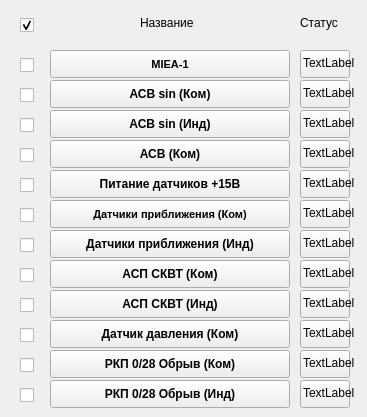
    <widget class="QWidget" name="tab_EBMK">
     <attribute name="title">
      <string>ЭБМК</string>
     </attribute>
     <widget class="QCheckBox" name="checkBox_EBMK_MIEA">
      <property name="geometry">
       <rect>
        <x>20</x>
        <y>55</y>
        <width>21</width>
        <height>20</height>
       </rect>
      </property>
      <property name="text">
       <string/>
      </property>
     </widget>
     <widget class="QPushButton" name="pushButton_EBMK_MIEA">
      <property name="geometry">
       <rect>
        <x>50</x>
        <y>50</y>
        <width>240</width>
        <height>28</height>
       </rect>
      </property>
      <property name="font">
       <font>
        <pointsize>8</pointsize>
        <weight>75</weight>
        <bold>true</bold>
       </font>
      </property>
      <property name="text">
       <string>MIEA-1</string>
      </property>
     </widget>
     <widget class="QPushButton" name="pushButton_EBMK_ASV_SIN_Ind">
      <property name="geometry">
       <rect>
        <x>50</x>
        <y>110</y>
        <width>240</width>
        <height>28</height>
       </rect>
      </property>
      <property name="font">
       <font>
        <weight>75</weight>
        <bold>true</bold>
       </font>
      </property>
      <property name="text">
       <string>АСВ sin (Инд)</string>
      </property>
     </widget>
     <widget class="QPushButton" name="pushButton_EBMK_ASV_SIN_Kom">
      <property name="geometry">
       <rect>
        <x>50</x>
        <y>80</y>
        <width>240</width>
        <height>28</height>
       </rect>
      </property>
      <property name="font">
       <font>
        <weight>75</weight>
        <bold>true</bold>
       </font>
      </property>
      <property name="text">
       <string>АСВ sin (Ком)</string>
      </property>
     </widget>
     <widget class="QPushButton" name="pushButton_EBMK_ASV_Kom">
      <property name="geometry">
       <rect>
        <x>50</x>
        <y>140</y>
        <width>240</width>
        <height>28</height>
       </rect>
      </property>
      <property name="font">
       <font>
        <weight>75</weight>
        <bold>true</bold>
       </font>
      </property>
      <property name="text">
       <string>АСВ (Ком)</string>
      </property>
     </widget>
     <widget class="QPushButton" name="pushButton_EBMK_15V">
      <property name="geometry">
       <rect>
        <x>50</x>
        <y>170</y>
        <width>240</width>
        <height>28</height>
       </rect>
      </property>
      <property name="font">
       <font>
        <weight>75</weight>
        <bold>true</bold>
       </font>
      </property>
      <property name="text">
       <string>Питание датчиков +15В</string>
      </property>
     </widget>
     <widget class="QPushButton" name="pushButton_EBMK_PRIBL_Ind">
      <property name="geometry">
       <rect>
        <x>50</x>
        <y>230</y>
        <width>240</width>
        <height>28</height>
       </rect>
      </property>
      <property name="font">
       <font>
        <weight>75</weight>
        <bold>true</bold>
       </font>
      </property>
      <property name="text">
       <string>Датчики приближения (Инд)</string>
      </property>
     </widget>
     <widget class="QPushButton" name="pushButton_EBMK_PRIBL_Kom">
      <property name="geometry">
       <rect>
        <x>50</x>
        <y>200</y>
        <width>240</width>
        <height>28</height>
       </rect>
      </property>
      <property name="font">
       <font>
        <pointsize>8</pointsize>
        <weight>75</weight>
        <bold>true</bold>
       </font>
      </property>
      <property name="text">
       <string>Датчики приближения (Ком)</string>
      </property>
     </widget>
     <widget class="QPushButton" name="pushButton_EBMK_ASP_SKVT_Kom">
      <property name="geometry">
       <rect>
        <x>50</x>
        <y>260</y>
        <width>240</width>
        <height>28</height>
       </rect>
      </property>
      <property name="font">
       <font>
        <weight>75</weight>
        <bold>true</bold>
       </font>
      </property>
      <property name="text">
       <string>АСП СКВТ (Ком)</string>
      </property>
     </widget>
     <widget class="QPushButton" name="pushButton_EBMK_ASP_SKVT_Ind">
      <property name="geometry">
       <rect>
        <x>50</x>
        <y>290</y>
        <width>240</width>
        <height>28</height>
       </rect>
      </property>
      <property name="font">
       <font>
        <weight>75</weight>
        <bold>true</bold>
       </font>
      </property>
      <property name="text">
       <string>АСП СКВТ (Инд)</string>
      </property>
     </widget>
     <widget class="QPushButton" name="pushButton_EBMK_DAVL_Kom">
      <property name="geometry">
       <rect>
        <x>50</x>
        <y>320</y>
        <width>240</width>
        <height>28</height>
       </rect>
      </property>
      <property name="font">
       <font>
        <weight>75</weight>
        <bold>true</bold>
       </font>
      </property>
      <property name="text">
       <string>Датчик давления (Ком)</string>
      </property>
     </widget>
     <widget class="QPushButton" name="pushButton_EBMK_RKP_0_28_Ind">
      <property name="geometry">
       <rect>
        <x>50</x>
        <y>380</y>
        <width>240</width>
        <height>28</height>
       </rect>
      </property>
      <property name="font">
       <font>
        <weight>75</weight>
        <bold>true</bold>
       </font>
      </property>
      <property name="text">
       <string>РКП 0/28 Обрыв (Инд)</string>
      </property>
     </widget>
     <widget class="QPushButton" name="pushButton_EBMK_RKP_0_28_Kom">
      <property name="geometry">
       <rect>
        <x>50</x>
        <y>350</y>
        <width>240</width>
        <height>28</height>
       </rect>
      </property>
      <property name="font">
       <font>
        <weight>75</weight>
        <bold>true</bold>
       </font>
      </property>
      <property name="text">
       <string>РКП 0/28 Обрыв (Ком)</string>
      </property>
     </widget>
     <widget class="QPushButton" name="pushButton_EBMK_MIEA_status">
      <property name="geometry">
       <rect>
        <x>300</x>
        <y>50</y>
        <width>50</width>
        <height>28</height>
       </rect>
      </property>
      <property name="sizePolicy">
       <sizepolicy hsizetype="Fixed" vsizetype="Fixed">
        <horstretch>0</horstretch>
        <verstretch>0</verstretch>
       </sizepolicy>
      </property>
      <property name="minimumSize">
       <size>
        <width>50</width>
        <height>28</height>
       </size>
      </property>
      <property name="text">
       <string/>
      </property>
     </widget>
     <widget class="QPushButton" name="pushButton_EBMK_ASV_SIN_Kom_status">
      <property name="geometry">
       <rect>
        <x>300</x>
        <y>80</y>
        <width>50</width>
        <height>28</height>
       </rect>
      </property>
      <property name="sizePolicy">
       <sizepolicy hsizetype="Fixed" vsizetype="Fixed">
        <horstretch>0</horstretch>
        <verstretch>0</verstretch>
       </sizepolicy>
      </property>
      <property name="minimumSize">
       <size>
        <width>50</width>
        <height>28</height>
       </size>
      </property>
      <property name="text">
       <string/>
      </property>
     </widget>
     <widget class="QPushButton" name="pushButton_EBMK_ASV_SIN_Ind_status">
      <property name="geometry">
       <rect>
        <x>300</x>
        <y>110</y>
        <width>50</width>
        <height>28</height>
       </rect>
      </property>
      <property name="sizePolicy">
       <sizepolicy hsizetype="Fixed" vsizetype="Fixed">
        <horstretch>0</horstretch>
        <verstretch>0</verstretch>
       </sizepolicy>
      </property>
      <property name="minimumSize">
       <size>
        <width>50</width>
        <height>28</height>
       </size>
      </property>
      <property name="text">
       <string/>
      </property>
     </widget>
     <widget class="QPushButton" name="pushButton_EBMK_ASV_Kom_status">
      <property name="geometry">
       <rect>
        <x>300</x>
        <y>140</y>
        <width>50</width>
        <height>28</height>
       </rect>
      </property>
      <property name="sizePolicy">
       <sizepolicy hsizetype="Fixed" vsizetype="Fixed">
        <horstretch>0</horstretch>
        <verstretch>0</verstretch>
       </sizepolicy>
      </property>
      <property name="minimumSize">
       <size>
        <width>50</width>
        <height>28</height>
       </size>
      </property>
      <property name="text">
       <string/>
      </property>
     </widget>
     <widget class="QPushButton" name="pushButton_EBMK_15V_status">
      <property name="geometry">
       <rect>
        <x>300</x>
        <y>170</y>
        <width>50</width>
        <height>28</height>
       </rect>
      </property>
      <property name="sizePolicy">
       <sizepolicy hsizetype="Fixed" vsizetype="Fixed">
        <horstretch>0</horstretch>
        <verstretch>0</verstretch>
       </sizepolicy>
      </property>
      <property name="minimumSize">
       <size>
        <width>50</width>
        <height>28</height>
       </size>
      </property>
      <property name="text">
       <string/>
      </property>
     </widget>
     <widget class="QPushButton" name="pushButton_EBMK_PRIBL_Kom_status">
      <property name="geometry">
       <rect>
        <x>300</x>
        <y>200</y>
        <width>50</width>
        <height>28</height>
       </rect>
      </property>
      <property name="sizePolicy">
       <sizepolicy hsizetype="Fixed" vsizetype="Fixed">
        <horstretch>0</horstretch>
        <verstretch>0</verstretch>
       </sizepolicy>
      </property>
      <property name="minimumSize">
       <size>
        <width>50</width>
        <height>28</height>
       </size>
      </property>
      <property name="text">
       <string/>
      </property>
     </widget>
     <widget class="QPushButton" name="pushButton_EBMK_PRIBL_Ind_status">
      <property name="geometry">
       <rect>
        <x>300</x>
        <y>230</y>
        <width>50</width>
        <height>28</height>
       </rect>
      </property>
      <property name="sizePolicy">
       <sizepolicy hsizetype="Fixed" vsizetype="Fixed">
        <horstretch>0</horstretch>
        <verstretch>0</verstretch>
       </sizepolicy>
      </property>
      <property name="minimumSize">
       <size>
        <width>50</width>
        <height>28</height>
       </size>
      </property>
      <property name="text">
       <string/>
      </property>
     </widget>
     <widget class="QPushButton" name="pushButton_EBMK_ASP_SKVT_Kom_status">
      <property name="geometry">
       <rect>
        <x>300</x>
        <y>260</y>
        <width>50</width>
        <height>28</height>
       </rect>
      </property>
      <property name="sizePolicy">
       <sizepolicy hsizetype="Fixed" vsizetype="Fixed">
        <horstretch>0</horstretch>
        <verstretch>0</verstretch>
       </sizepolicy>
      </property>
      <property name="minimumSize">
       <size>
        <width>50</width>
        <height>28</height>
       </size>
      </property>
      <property name="text">
       <string/>
      </property>
     </widget>
     <widget class="QPushButton" name="pushButton_EBMK_ASP_SKVT_Ind_status">
      <property name="geometry">
       <rect>
        <x>300</x>
        <y>290</y>
        <width>50</width>
        <height>28</height>
       </rect>
      </property>
      <property name="sizePolicy">
       <sizepolicy hsizetype="Fixed" vsizetype="Fixed">
        <horstretch>0</horstretch>
        <verstretch>0</verstretch>
       </sizepolicy>
      </property>
      <property name="minimumSize">
       <size>
        <width>50</width>
        <height>28</height>
       </size>
      </property>
      <property name="text">
       <string/>
      </property>
     </widget>
     <widget class="QPushButton" name="pushButton_EBMK_DAVL_Kom_status">
      <property name="geometry">
       <rect>
        <x>300</x>
        <y>320</y>
        <width>50</width>
        <height>28</height>
       </rect>
      </property>
      <property name="sizePolicy">
       <sizepolicy hsizetype="Fixed" vsizetype="Fixed">
        <horstretch>0</horstretch>
        <verstretch>0</verstretch>
       </sizepolicy>
      </property>
      <property name="minimumSize">
       <size>
        <width>50</width>
        <height>28</height>
       </size>
      </property>
      <property name="text">
       <string/>
      </property>
     </widget>
     <widget class="QPushButton" name="pushButton_EBMK_RKP_0_28_Kom_status">
      <property name="geometry">
       <rect>
        <x>300</x>
        <y>350</y>
        <width>50</width>
        <height>28</height>
       </rect>
      </property>
      <property name="sizePolicy">
       <sizepolicy hsizetype="Fixed" vsizetype="Fixed">
        <horstretch>0</horstretch>
        <verstretch>0</verstretch>
       </sizepolicy>
      </property>
      <property name="minimumSize">
       <size>
        <width>50</width>
        <height>28</height>
       </size>
      </property>
      <property name="text">
       <string/>
      </property>
     </widget>
     <widget class="QPushButton" name="pushButton_EBMK_RKP_0_28_Ind_status">
      <property name="geometry">
       <rect>
        <x>300</x>
        <y>380</y>
        <width>50</width>
        <height>28</height>
       </rect>
      </property>
      <property name="sizePolicy">
       <sizepolicy hsizetype="Fixed" vsizetype="Fixed">
        <horstretch>0</horstretch>
        <verstretch>0</verstretch>
       </sizepolicy>
      </property>
      <property name="minimumSize">
       <size>
        <width>50</width>
        <height>28</height>
       </size>
      </property>
      <property name="text">
       <string/>
      </property>
     </widget>
     <widget class="QCheckBox" name="checkBox_EBMK_ASV_SIN_Kom">
      <property name="geometry">
       <rect>
        <x>20</x>
        <y>85</y>
        <width>21</width>
        <height>20</height>
       </rect>
      </property>
      <property name="text">
       <string/>
      </property>
     </widget>
     <widget class="QCheckBox" name="checkBox_EBMK_ASV_SIN_Ind">
      <property name="geometry">
       <rect>
        <x>20</x>
        <y>115</y>
        <width>21</width>
        <height>20</height>
       </rect>
      </property>
      <property name="text">
       <string/>
      </property>
     </widget>
     <widget class="QCheckBox" name="checkBox_EBMK_ASV_Kom">
      <property name="geometry">
       <rect>
        <x>20</x>
        <y>145</y>
        <width>21</width>
        <height>20</height>
       </rect>
      </property>
      <property name="text">
       <string/>
      </property>
     </widget>
     <widget class="QCheckBox" name="checkBox_EBMK_15V">
      <property name="geometry">
       <rect>
        <x>20</x>
        <y>175</y>
        <width>21</width>
        <height>20</height>
       </rect>
      </property>
      <property name="text">
       <string/>
      </property>
     </widget>
     <widget class="QCheckBox" name="checkBox_EBMK_PRIBL_Kom">
      <property name="geometry">
       <rect>
        <x>20</x>
        <y>205</y>
        <width>21</width>
        <height>20</height>
       </rect>
      </property>
      <property name="text">
       <string/>
      </property>
     </widget>
     <widget class="QCheckBox" name="checkBox_EBMK_PRIBL_Ind">
      <property name="geometry">
       <rect>
        <x>20</x>
        <y>235</y>
        <width>21</width>
        <height>20</height>
       </rect>
      </property>
      <property name="text">
       <string/>
      </property>
     </widget>
     <widget class="QCheckBox" name="checkBox_EBMK_ASP_SKVT_Kom">
      <property name="geometry">
       <rect>
        <x>20</x>
        <y>265</y>
        <width>21</width>
        <height>20</height>
       </rect>
      </property>
      <property name="text">
       <string/>
      </property>
     </widget>
     <widget class="QCheckBox" name="checkBox_EBMK_ASP_SKVT_Ind">
      <property name="geometry">
       <rect>
        <x>20</x>
        <y>295</y>
        <width>21</width>
        <height>20</height>
       </rect>
      </property>
      <property name="text">
       <string/>
      </property>
     </widget>
     <widget class="QCheckBox" name="checkBox_EBMK_DAVL_Kom">
      <property name="geometry">
       <rect>
        <x>20</x>
        <y>325</y>
        <width>21</width>
        <height>20</height>
       </rect>
      </property>
      <property name="text">
       <string/>
      </property>
     </widget>
     <widget class="QCheckBox" name="checkBox_EBMK_RKP_0_28_Kom">
      <property name="geometry">
       <rect>
        <x>20</x>
        <y>355</y>
        <width>21</width>
        <height>20</height>
       </rect>
      </property>
      <property name="text">
       <string/>
      </property>
     </widget>
     <widget class="QCheckBox" name="checkBox_EBMK_RKP_0_28_Ind">
      <property name="geometry">
       <rect>
        <x>20</x>
        <y>385</y>
        <width>21</width>
        <height>20</height>
       </rect>
      </property>
      <property name="text">
       <string/>
      </property>
     </widget>
     <widget class="QLabel" name="label">
      <property name="geometry">
       <rect>
        <x>140</x>
        <y>15</y>
        <width>71</width>
        <height>16</height>
       </rect>
      </property>
      <property name="text">
       <string>Название</string>
      </property>
     </widget>
     <widget class="QLabel" name="label_2">
      <property name="geometry">
       <rect>
        <x>300</x>
        <y>15</y>
        <width>55</width>
        <height>16</height>
       </rect>
      </property>
      <property name="text">
       <string>Статус</string>
      </property>
     </widget>
     <widget class="QCheckBox" name="checkBox_EBMK_All">
      <property name="geometry">
       <rect>
        <x>20</x>
        <y>15</y>
        <width>21</width>
        <height>20</height>
       </rect>
      </property>
      <property name="text">
       <string/>
      </property>
      <property name="checked">
       <bool>true</bool>
      </property>
     </widget>
     <widget class="QLabel" name="label_EBMK_MIEA_status">
      <property name="geometry">
       <rect>
        <x>303</x>
        <y>55</y>
        <width>55</width>
        <height>16</height>
       </rect>
      </property>
      <property name="text">
       <string>TextLabel</string>
      </property>
     </widget>
     <widget class="QLabel" name="label_EBMK_ASV_SIN_Kom_status">
      <property name="geometry">
       <rect>
        <x>303</x>
        <y>85</y>
        <width>51</width>
        <height>16</height>
       </rect>
      </property>
      <property name="text">
       <string>TextLabel</string>
      </property>
     </widget>
     <widget class="QLabel" name="label_EBMK_ASV_SIN_Ind_status">
      <property name="geometry">
       <rect>
        <x>303</x>
        <y>115</y>
        <width>51</width>
        <height>16</height>
       </rect>
      </property>
      <property name="text">
       <string>TextLabel</string>
      </property>
     </widget>
     <widget class="QLabel" name="label_EBMK_ASV_Kom_status">
      <property name="geometry">
       <rect>
        <x>303</x>
        <y>145</y>
        <width>51</width>
        <height>16</height>
       </rect>
      </property>
      <property name="text">
       <string>TextLabel</string>
      </property>
     </widget>
     <widget class="QLabel" name="label_EBMK_15V_status">
      <property name="geometry">
       <rect>
        <x>303</x>
        <y>175</y>
        <width>51</width>
        <height>16</height>
       </rect>
      </property>
      <property name="text">
       <string>TextLabel</string>
      </property>
     </widget>
     <widget class="QLabel" name="label_EBMK_PRIBL_Kom_status">
      <property name="geometry">
       <rect>
        <x>303</x>
        <y>205</y>
        <width>51</width>
        <height>16</height>
       </rect>
      </property>
      <property name="text">
       <string>TextLabel</string>
      </property>
     </widget>
     <widget class="QLabel" name="label_EBMK_PRIBL_Ind_status">
      <property name="geometry">
       <rect>
        <x>303</x>
        <y>235</y>
        <width>51</width>
        <height>16</height>
       </rect>
      </property>
      <property name="text">
       <string>TextLabel</string>
      </property>
     </widget>
     <widget class="QLabel" name="label_EBMK_ASP_SKVT_Kom_status">
      <property name="geometry">
       <rect>
        <x>303</x>
        <y>265</y>
        <width>51</width>
        <height>16</height>
       </rect>
      </property>
      <property name="text">
       <string>TextLabel</string>
      </property>
     </widget>
     <widget class="QLabel" name="label_EBMK_ASP_SKVT_Ind_status">
      <property name="geometry">
       <rect>
        <x>303</x>
        <y>295</y>
        <width>51</width>
        <height>16</height>
       </rect>
      </property>
      <property name="text">
       <string>TextLabel</string>
      </property>
     </widget>
     <widget class="QLabel" name="label_EBMK_DAVL_Kom_status">
      <property name="geometry">
       <rect>
        <x>303</x>
        <y>325</y>
        <width>51</width>
        <height>16</height>
       </rect>
      </property>
      <property name="text">
       <string>TextLabel</string>
      </property>
     </widget>
     <widget class="QLabel" name="label_EBMK_RKP_0_28_Kom_status">
      <property name="geometry">
       <rect>
        <x>303</x>
        <y>355</y>
        <width>51</width>
        <height>16</height>
       </rect>
      </property>
      <property name="text">
       <string>TextLabel</string>
      </property>
     </widget>
     <widget class="QLabel" name="label_EBMK_RKP_0_28_Ind_status">
      <property name="geometry">
       <rect>
        <x>303</x>
        <y>385</y>
        <width>51</width>
        <height>16</height>
       </rect>
      </property>
      <property name="text">
       <string>TextLabel</string>
      </property>
     </widget>
    </widget>
